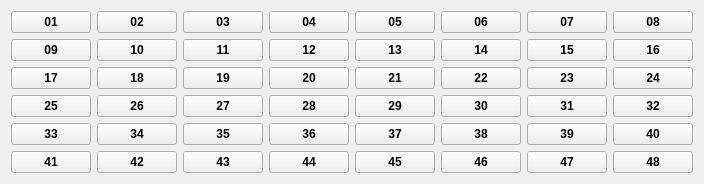
     <widget class="QWidget" name="gridLayoutWidget_3">
      <property name="geometry">
       <rect>
        <x>684</x>
        <y>46</y>
        <width>311</width>
        <height>181</height>
       </rect>
      </property>
      <property name="font">
       <font>
        <weight>75</weight>
        <bold>true</bold>
       </font>
      </property>
      <property name="contextMenuPolicy">
       <enum>Qt::PreventContextMenu</enum>
      </property>
      <property name="autoFillBackground">
       <bool>true</bool>
      </property>
      <layout class="QGridLayout" name="gridLayout_3">
       <item row="2" column="2">
        <widget class="QPushButton" name="pushButton_19">
         <property name="font">
          <font>
           <pointsize>9</pointsize>
           <weight>75</weight>
           <bold>true</bold>
          </font>
         </property>
         <property name="contextMenuPolicy">
          <enum>Qt::PreventContextMenu</enum>
         </property>
         <property name="autoFillBackground">
          <bool>true</bool>
         </property>
         <property name="text">
          <string>19</string>
         </property>
         <property name="checkable">
          <bool>true</bool>
         </property>
        </widget>
       </item>
       <item row="1" column="7">
        <widget class="QPushButton" name="pushButton_16">
         <property name="font">
          <font>
           <pointsize>9</pointsize>
           <weight>75</weight>
           <bold>true</bold>
          </font>
         </property>
         <property name="contextMenuPolicy">
          <enum>Qt::PreventContextMenu</enum>
         </property>
         <property name="autoFillBackground">
          <bool>true</bool>
         </property>
         <property name="text">
          <string>16</string>
         </property>
         <property name="checkable">
          <bool>true</bool>
         </property>
        </widget>
       </item>
       <item row="1" column="6">
        <widget class="QPushButton" name="pushButton_15">
         <property name="font">
          <font>
           <pointsize>9</pointsize>
           <weight>75</weight>
           <bold>true</bold>
          </font>
         </property>
         <property name="contextMenuPolicy">
          <enum>Qt::PreventContextMenu</enum>
         </property>
         <property name="autoFillBackground">
          <bool>true</bool>
         </property>
         <property name="text">
          <string>15</string>
         </property>
         <property name="checkable">
          <bool>true</bool>
         </property>
        </widget>
       </item>
       <item row="1" column="2">
        <widget class="QPushButton" name="pushButton_11">
         <property name="font">
          <font>
           <pointsize>9</pointsize>
           <weight>75</weight>
           <bold>true</bold>
          </font>
         </property>
         <property name="contextMenuPolicy">
          <enum>Qt::PreventContextMenu</enum>
         </property>
         <property name="autoFillBackground">
          <bool>true</bool>
         </property>
         <property name="text">
          <string>11</string>
         </property>
         <property name="checkable">
          <bool>true</bool>
         </property>
        </widget>
       </item>
       <item row="0" column="7">
        <widget class="QPushButton" name="pushButton_08">
         <property name="font">
          <font>
           <pointsize>9</pointsize>
           <weight>75</weight>
           <bold>true</bold>
          </font>
         </property>
         <property name="contextMenuPolicy">
          <enum>Qt::PreventContextMenu</enum>
         </property>
         <property name="autoFillBackground">
          <bool>true</bool>
         </property>
         <property name="text">
          <string>08</string>
         </property>
         <property name="checkable">
          <bool>true</bool>
         </property>
        </widget>
       </item>
       <item row="0" column="1">
        <widget class="QPushButton" name="pushButton_02">
         <property name="font">
          <font>
           <pointsize>9</pointsize>
           <weight>75</weight>
           <bold>true</bold>
          </font>
         </property>
         <property name="contextMenuPolicy">
          <enum>Qt::PreventContextMenu</enum>
         </property>
         <property name="autoFillBackground">
          <bool>true</bool>
         </property>
         <property name="text">
          <string>02</string>
         </property>
         <property name="checkable">
          <bool>true</bool>
         </property>
        </widget>
       </item>
       <item row="0" column="6">
        <widget class="QPushButton" name="pushButton_07">
         <property name="font">
          <font>
           <pointsize>9</pointsize>
           <weight>75</weight>
           <bold>true</bold>
          </font>
         </property>
         <property name="contextMenuPolicy">
          <enum>Qt::PreventContextMenu</enum>
         </property>
         <property name="autoFillBackground">
          <bool>true</bool>
         </property>
         <property name="text">
          <string>07</string>
         </property>
         <property name="checkable">
          <bool>true</bool>
         </property>
        </widget>
       </item>
       <item row="1" column="0">
        <widget class="QPushButton" name="pushButton_09">
         <property name="font">
          <font>
           <pointsize>9</pointsize>
           <weight>75</weight>
           <bold>true</bold>
          </font>
         </property>
         <property name="contextMenuPolicy">
          <enum>Qt::PreventContextMenu</enum>
         </property>
         <property name="autoFillBackground">
          <bool>true</bool>
         </property>
         <property name="text">
          <string>09</string>
         </property>
         <property name="checkable">
          <bool>true</bool>
         </property>
        </widget>
       </item>
       <item row="1" column="3">
        <widget class="QPushButton" name="pushButton_12">
         <property name="font">
          <font>
           <pointsize>9</pointsize>
           <weight>75</weight>
           <bold>true</bold>
          </font>
         </property>
         <property name="contextMenuPolicy">
          <enum>Qt::PreventContextMenu</enum>
         </property>
         <property name="autoFillBackground">
          <bool>true</bool>
         </property>
         <property name="text">
          <string>12</string>
         </property>
         <property name="checkable">
          <bool>true</bool>
         </property>
        </widget>
       </item>
       <item row="0" column="0">
        <widget class="QPushButton" name="pushButton_01">
         <property name="font">
          <font>
           <pointsize>9</pointsize>
           <weight>75</weight>
           <bold>true</bold>
          </font>
         </property>
         <property name="contextMenuPolicy">
          <enum>Qt::PreventContextMenu</enum>
         </property>
         <property name="autoFillBackground">
          <bool>true</bool>
         </property>
         <property name="styleSheet">
          <string notr="true"/>
         </property>
         <property name="text">
          <string>01</string>
         </property>
         <property name="checkable">
          <bool>true</bool>
         </property>
        </widget>
       </item>
       <item row="0" column="4">
        <widget class="QPushButton" name="pushButton_05">
         <property name="font">
          <font>
           <pointsize>9</pointsize>
           <weight>75</weight>
           <bold>true</bold>
          </font>
         </property>
         <property name="contextMenuPolicy">
          <enum>Qt::PreventContextMenu</enum>
         </property>
         <property name="autoFillBackground">
          <bool>true</bool>
         </property>
         <property name="text">
          <string>05</string>
         </property>
         <property name="checkable">
          <bool>true</bool>
         </property>
        </widget>
       </item>
       <item row="4" column="1">
        <widget class="QPushButton" name="pushButton_34">
         <property name="font">
          <font>
           <pointsize>9</pointsize>
           <weight>75</weight>
           <bold>true</bold>
          </font>
         </property>
         <property name="contextMenuPolicy">
          <enum>Qt::PreventContextMenu</enum>
         </property>
         <property name="autoFillBackground">
          <bool>true</bool>
         </property>
         <property name="text">
          <string>34</string>
         </property>
         <property name="checkable">
          <bool>true</bool>
         </property>
        </widget>
       </item>
       <item row="4" column="2">
        <widget class="QPushButton" name="pushButton_35">
         <property name="font">
          <font>
           <pointsize>9</pointsize>
           <weight>75</weight>
           <bold>true</bold>
          </font>
         </property>
         <property name="contextMenuPolicy">
          <enum>Qt::PreventContextMenu</enum>
         </property>
         <property name="autoFillBackground">
          <bool>true</bool>
         </property>
         <property name="text">
          <string>35</string>
         </property>
         <property name="checkable">
          <bool>true</bool>
         </property>
        </widget>
       </item>
       <item row="3" column="0">
        <widget class="QPushButton" name="pushButton_25">
         <property name="font">
          <font>
           <pointsize>9</pointsize>
           <weight>75</weight>
           <bold>true</bold>
          </font>
         </property>
         <property name="contextMenuPolicy">
          <enum>Qt::PreventContextMenu</enum>
         </property>
         <property name="autoFillBackground">
          <bool>true</bool>
         </property>
         <property name="text">
          <string>25</string>
         </property>
         <property name="checkable">
          <bool>true</bool>
         </property>
        </widget>
       </item>
       <item row="0" column="5">
        <widget class="QPushButton" name="pushButton_06">
         <property name="font">
          <font>
           <pointsize>9</pointsize>
           <weight>75</weight>
           <bold>true</bold>
          </font>
         </property>
         <property name="contextMenuPolicy">
          <enum>Qt::PreventContextMenu</enum>
         </property>
         <property name="autoFillBackground">
          <bool>true</bool>
         </property>
         <property name="text">
          <string>06</string>
         </property>
         <property name="checkable">
          <bool>true</bool>
         </property>
        </widget>
       </item>
       <item row="2" column="6">
        <widget class="QPushButton" name="pushButton_23">
         <property name="font">
          <font>
           <pointsize>9</pointsize>
           <weight>75</weight>
           <bold>true</bold>
          </font>
         </property>
         <property name="contextMenuPolicy">
          <enum>Qt::PreventContextMenu</enum>
         </property>
         <property name="autoFillBackground">
          <bool>true</bool>
         </property>
         <property name="text">
          <string>23</string>
         </property>
         <property name="checkable">
          <bool>true</bool>
         </property>
        </widget>
       </item>
       <item row="4" column="7">
        <widget class="QPushButton" name="pushButton_40">
         <property name="font">
          <font>
           <pointsize>9</pointsize>
           <weight>75</weight>
           <bold>true</bold>
          </font>
         </property>
         <property name="contextMenuPolicy">
          <enum>Qt::PreventContextMenu</enum>
         </property>
         <property name="autoFillBackground">
          <bool>true</bool>
         </property>
         <property name="text">
          <string>40</string>
         </property>
         <property name="checkable">
          <bool>true</bool>
         </property>
        </widget>
       </item>
       <item row="2" column="7">
        <widget class="QPushButton" name="pushButton_24">
         <property name="font">
          <font>
           <pointsize>9</pointsize>
           <weight>75</weight>
           <bold>true</bold>
          </font>
         </property>
         <property name="contextMenuPolicy">
          <enum>Qt::PreventContextMenu</enum>
         </property>
         <property name="autoFillBackground">
          <bool>true</bool>
         </property>
         <property name="text">
          <string>24</string>
         </property>
         <property name="checkable">
          <bool>true</bool>
         </property>
        </widget>
       </item>
       <item row="2" column="4">
        <widget class="QPushButton" name="pushButton_21">
         <property name="font">
          <font>
           <pointsize>9</pointsize>
           <weight>75</weight>
           <bold>true</bold>
          </font>
         </property>
         <property name="contextMenuPolicy">
          <enum>Qt::PreventContextMenu</enum>
         </property>
         <property name="autoFillBackground">
          <bool>true</bool>
         </property>
         <property name="text">
          <string>21</string>
         </property>
         <property name="checkable">
          <bool>true</bool>
         </property>
        </widget>
       </item>
       <item row="1" column="4">
        <widget class="QPushButton" name="pushButton_13">
         <property name="font">
          <font>
           <pointsize>9</pointsize>
           <weight>75</weight>
           <bold>true</bold>
          </font>
         </property>
         <property name="contextMenuPolicy">
          <enum>Qt::PreventContextMenu</enum>
         </property>
         <property name="autoFillBackground">
          <bool>true</bool>
         </property>
         <property name="text">
          <string>13</string>
         </property>
         <property name="checkable">
          <bool>true</bool>
         </property>
        </widget>
       </item>
       <item row="1" column="1">
        <widget class="QPushButton" name="pushButton_10">
         <property name="font">
          <font>
           <pointsize>9</pointsize>
           <weight>75</weight>
           <bold>true</bold>
          </font>
         </property>
         <property name="contextMenuPolicy">
          <enum>Qt::PreventContextMenu</enum>
         </property>
         <property name="autoFillBackground">
          <bool>true</bool>
         </property>
         <property name="text">
          <string>10</string>
         </property>
         <property name="checkable">
          <bool>true</bool>
         </property>
        </widget>
       </item>
       <item row="3" column="5">
        <widget class="QPushButton" name="pushButton_30">
         <property name="font">
          <font>
           <pointsize>9</pointsize>
           <weight>75</weight>
           <bold>true</bold>
          </font>
         </property>
         <property name="contextMenuPolicy">
          <enum>Qt::PreventContextMenu</enum>
         </property>
         <property name="autoFillBackground">
          <bool>true</bool>
         </property>
         <property name="text">
          <string>30</string>
         </property>
         <property name="checkable">
          <bool>true</bool>
         </property>
        </widget>
       </item>
       <item row="3" column="6">
        <widget class="QPushButton" name="pushButton_31">
         <property name="font">
          <font>
           <pointsize>9</pointsize>
           <weight>75</weight>
           <bold>true</bold>
          </font>
         </property>
         <property name="contextMenuPolicy">
          <enum>Qt::PreventContextMenu</enum>
         </property>
         <property name="autoFillBackground">
          <bool>true</bool>
         </property>
         <property name="text">
          <string>31</string>
         </property>
         <property name="checkable">
          <bool>true</bool>
         </property>
        </widget>
       </item>
       <item row="3" column="7">
        <widget class="QPushButton" name="pushButton_32">
         <property name="font">
          <font>
           <pointsize>9</pointsize>
           <weight>75</weight>
           <bold>true</bold>
          </font>
         </property>
         <property name="contextMenuPolicy">
          <enum>Qt::PreventContextMenu</enum>
         </property>
         <property name="autoFillBackground">
          <bool>true</bool>
         </property>
         <property name="text">
          <string>32</string>
         </property>
         <property name="checkable">
          <bool>true</bool>
         </property>
        </widget>
       </item>
       <item row="1" column="5">
        <widget class="QPushButton" name="pushButton_14">
         <property name="font">
          <font>
           <pointsize>9</pointsize>
           <weight>75</weight>
           <bold>true</bold>
          </font>
         </property>
         <property name="contextMenuPolicy">
          <enum>Qt::PreventContextMenu</enum>
         </property>
         <property name="autoFillBackground">
          <bool>true</bool>
         </property>
         <property name="text">
          <string>14</string>
         </property>
         <property name="checkable">
          <bool>true</bool>
         </property>
        </widget>
       </item>
       <item row="4" column="6">
        <widget class="QPushButton" name="pushButton_39">
         <property name="font">
          <font>
           <pointsize>9</pointsize>
           <weight>75</weight>
           <bold>true</bold>
          </font>
         </property>
         <property name="contextMenuPolicy">
          <enum>Qt::PreventContextMenu</enum>
         </property>
         <property name="autoFillBackground">
          <bool>true</bool>
         </property>
         <property name="text">
          <string>39</string>
         </property>
         <property name="checkable">
          <bool>true</bool>
         </property>
        </widget>
       </item>
       <item row="4" column="3">
        <widget class="QPushButton" name="pushButton_36">
         <property name="font">
          <font>
           <pointsize>9</pointsize>
           <weight>75</weight>
           <bold>true</bold>
          </font>
         </property>
         <property name="contextMenuPolicy">
          <enum>Qt::PreventContextMenu</enum>
         </property>
         <property name="autoFillBackground">
          <bool>true</bool>
         </property>
         <property name="text">
          <string>36</string>
         </property>
         <property name="checkable">
          <bool>true</bool>
         </property>
        </widget>
       </item>
       <item row="4" column="5">
        <widget class="QPushButton" name="pushButton_38">
         <property name="font">
          <font>
           <pointsize>9</pointsize>
           <weight>75</weight>
           <bold>true</bold>
          </font>
         </property>
         <property name="contextMenuPolicy">
          <enum>Qt::PreventContextMenu</enum>
         </property>
         <property name="autoFillBackground">
          <bool>true</bool>
         </property>
         <property name="text">
          <string>38</string>
         </property>
         <property name="checkable">
          <bool>true</bool>
         </property>
        </widget>
       </item>
       <item row="4" column="4">
        <widget class="QPushButton" name="pushButton_37">
         <property name="font">
          <font>
           <pointsize>9</pointsize>
           <weight>75</weight>
           <bold>true</bold>
          </font>
         </property>
         <property name="contextMenuPolicy">
          <enum>Qt::PreventContextMenu</enum>
         </property>
         <property name="autoFillBackground">
          <bool>true</bool>
         </property>
         <property name="text">
          <string>37</string>
         </property>
         <property name="checkable">
          <bool>true</bool>
         </property>
        </widget>
       </item>
       <item row="2" column="5">
        <widget class="QPushButton" name="pushButton_22">
         <property name="font">
          <font>
           <pointsize>9</pointsize>
           <weight>75</weight>
           <bold>true</bold>
          </font>
         </property>
         <property name="contextMenuPolicy">
          <enum>Qt::PreventContextMenu</enum>
         </property>
         <property name="autoFillBackground">
          <bool>true</bool>
         </property>
         <property name="text">
          <string>22</string>
         </property>
         <property name="checkable">
          <bool>true</bool>
         </property>
        </widget>
       </item>
       <item row="0" column="3">
        <widget class="QPushButton" name="pushButton_04">
         <property name="font">
          <font>
           <pointsize>9</pointsize>
           <weight>75</weight>
           <bold>true</bold>
          </font>
         </property>
         <property name="contextMenuPolicy">
          <enum>Qt::PreventContextMenu</enum>
         </property>
         <property name="autoFillBackground">
          <bool>true</bool>
         </property>
         <property name="text">
          <string>04</string>
         </property>
         <property name="checkable">
          <bool>true</bool>
         </property>
        </widget>
       </item>
       <item row="0" column="2">
        <widget class="QPushButton" name="pushButton_03">
         <property name="font">
          <font>
           <pointsize>9</pointsize>
           <weight>75</weight>
           <bold>true</bold>
          </font>
         </property>
         <property name="contextMenuPolicy">
          <enum>Qt::PreventContextMenu</enum>
         </property>
         <property name="autoFillBackground">
          <bool>true</bool>
         </property>
         <property name="text">
          <string>03</string>
         </property>
         <property name="checkable">
          <bool>true</bool>
         </property>
        </widget>
       </item>
       <item row="4" column="0">
        <widget class="QPushButton" name="pushButton_33">
         <property name="font">
          <font>
           <pointsize>9</pointsize>
           <weight>75</weight>
           <bold>true</bold>
          </font>
         </property>
         <property name="contextMenuPolicy">
          <enum>Qt::PreventContextMenu</enum>
         </property>
         <property name="autoFillBackground">
          <bool>true</bool>
         </property>
         <property name="text">
          <string>33</string>
         </property>
         <property name="checkable">
          <bool>true</bool>
         </property>
        </widget>
       </item>
       <item row="2" column="3">
        <widget class="QPushButton" name="pushButton_20">
         <property name="font">
          <font>
           <pointsize>9</pointsize>
           <weight>75</weight>
           <bold>true</bold>
          </font>
         </property>
         <property name="contextMenuPolicy">
          <enum>Qt::PreventContextMenu</enum>
         </property>
         <property name="autoFillBackground">
          <bool>true</bool>
         </property>
         <property name="text">
          <string>20</string>
         </property>
         <property name="checkable">
          <bool>true</bool>
         </property>
        </widget>
       </item>
       <item row="3" column="4">
        <widget class="QPushButton" name="pushButton_29">
         <property name="font">
          <font>
           <pointsize>9</pointsize>
           <weight>75</weight>
           <bold>true</bold>
          </font>
         </property>
         <property name="contextMenuPolicy">
          <enum>Qt::PreventContextMenu</enum>
         </property>
         <property name="autoFillBackground">
          <bool>true</bool>
         </property>
         <property name="text">
          <string>29</string>
         </property>
         <property name="checkable">
          <bool>true</bool>
         </property>
        </widget>
       </item>
       <item row="2" column="0">
        <widget class="QPushButton" name="pushButton_17">
         <property name="font">
          <font>
           <pointsize>9</pointsize>
           <weight>75</weight>
           <bold>true</bold>
          </font>
         </property>
         <property name="contextMenuPolicy">
          <enum>Qt::PreventContextMenu</enum>
         </property>
         <property name="autoFillBackground">
          <bool>true</bool>
         </property>
         <property name="text">
          <string>17</string>
         </property>
         <property name="checkable">
          <bool>true</bool>
         </property>
        </widget>
       </item>
       <item row="3" column="3">
        <widget class="QPushButton" name="pushButton_28">
         <property name="font">
          <font>
           <pointsize>9</pointsize>
           <weight>75</weight>
           <bold>true</bold>
          </font>
         </property>
         <property name="contextMenuPolicy">
          <enum>Qt::PreventContextMenu</enum>
         </property>
         <property name="autoFillBackground">
          <bool>true</bool>
         </property>
         <property name="text">
          <string>28</string>
         </property>
         <property name="checkable">
          <bool>true</bool>
         </property>
        </widget>
       </item>
       <item row="3" column="1">
        <widget class="QPushButton" name="pushButton_26">
         <property name="font">
          <font>
           <pointsize>9</pointsize>
           <weight>75</weight>
           <bold>true</bold>
          </font>
         </property>
         <property name="contextMenuPolicy">
          <enum>Qt::PreventContextMenu</enum>
         </property>
         <property name="autoFillBackground">
          <bool>true</bool>
         </property>
         <property name="text">
          <string>26</string>
         </property>
         <property name="checkable">
          <bool>true</bool>
         </property>
        </widget>
       </item>
       <item row="3" column="2">
        <widget class="QPushButton" name="pushButton_27">
         <property name="font">
          <font>
           <pointsize>9</pointsize>
           <weight>75</weight>
           <bold>true</bold>
          </font>
         </property>
         <property name="contextMenuPolicy">
          <enum>Qt::PreventContextMenu</enum>
         </property>
         <property name="autoFillBackground">
          <bool>true</bool>
         </property>
         <property name="text">
          <string>27</string>
         </property>
         <property name="checkable">
          <bool>true</bool>
         </property>
        </widget>
       </item>
       <item row="2" column="1">
        <widget class="QPushButton" name="pushButton_18">
         <property name="font">
          <font>
           <pointsize>9</pointsize>
           <weight>75</weight>
           <bold>true</bold>
          </font>
         </property>
         <property name="contextMenuPolicy">
          <enum>Qt::PreventContextMenu</enum>
         </property>
         <property name="autoFillBackground">
          <bool>true</bool>
         </property>
         <property name="text">
          <string>18</string>
         </property>
         <property name="checkable">
          <bool>true</bool>
         </property>
        </widget>
       </item>
       <item row="5" column="0">
        <widget class="QPushButton" name="pushButton_41">
         <property name="font">
          <font>
           <pointsize>9</pointsize>
           <weight>75</weight>
           <bold>true</bold>
          </font>
         </property>
         <property name="contextMenuPolicy">
          <enum>Qt::PreventContextMenu</enum>
         </property>
         <property name="autoFillBackground">
          <bool>true</bool>
         </property>
         <property name="text">
          <string>41</string>
         </property>
         <property name="checkable">
          <bool>true</bool>
         </property>
        </widget>
       </item>
       <item row="5" column="1">
        <widget class="QPushButton" name="pushButton_42">
         <property name="font">
          <font>
           <pointsize>9</pointsize>
           <weight>75</weight>
           <bold>true</bold>
          </font>
         </property>
         <property name="contextMenuPolicy">
          <enum>Qt::PreventContextMenu</enum>
         </property>
         <property name="autoFillBackground">
          <bool>true</bool>
         </property>
         <property name="text">
          <string>42</string>
         </property>
         <property name="checkable">
          <bool>true</bool>
         </property>
        </widget>
       </item>
       <item row="5" column="2">
        <widget class="QPushButton" name="pushButton_43">
         <property name="font">
          <font>
           <pointsize>9</pointsize>
           <weight>75</weight>
           <bold>true</bold>
          </font>
         </property>
         <property name="contextMenuPolicy">
          <enum>Qt::PreventContextMenu</enum>
         </property>
         <property name="autoFillBackground">
          <bool>true</bool>
         </property>
         <property name="text">
          <string>43</string>
         </property>
         <property name="checkable">
          <bool>true</bool>
         </property>
        </widget>
       </item>
       <item row="5" column="3">
        <widget class="QPushButton" name="pushButton_44">
         <property name="font">
          <font>
           <pointsize>9</pointsize>
           <weight>75</weight>
           <bold>true</bold>
          </font>
         </property>
         <property name="contextMenuPolicy">
          <enum>Qt::PreventContextMenu</enum>
         </property>
         <property name="autoFillBackground">
          <bool>true</bool>
         </property>
         <property name="text">
          <string>44</string>
         </property>
         <property name="checkable">
          <bool>true</bool>
         </property>
        </widget>
       </item>
       <item row="5" column="4">
        <widget class="QPushButton" name="pushButton_45">
         <property name="font">
          <font>
           <pointsize>9</pointsize>
           <weight>75</weight>
           <bold>true</bold>
          </font>
         </property>
         <property name="contextMenuPolicy">
          <enum>Qt::PreventContextMenu</enum>
         </property>
         <property name="autoFillBackground">
          <bool>true</bool>
         </property>
         <property name="text">
          <string>45</string>
         </property>
         <property name="checkable">
          <bool>true</bool>
         </property>
        </widget>
       </item>
       <item row="5" column="5">
        <widget class="QPushButton" name="pushButton_46">
         <property name="font">
          <font>
           <pointsize>9</pointsize>
           <weight>75</weight>
           <bold>true</bold>
          </font>
         </property>
         <property name="contextMenuPolicy">
          <enum>Qt::PreventContextMenu</enum>
         </property>
         <property name="autoFillBackground">
          <bool>true</bool>
         </property>
         <property name="text">
          <string>46</string>
         </property>
         <property name="checkable">
          <bool>true</bool>
         </property>
        </widget>
       </item>
       <item row="5" column="6">
        <widget class="QPushButton" name="pushButton_47">
         <property name="font">
          <font>
           <pointsize>9</pointsize>
           <weight>75</weight>
           <bold>true</bold>
          </font>
         </property>
         <property name="contextMenuPolicy">
          <enum>Qt::PreventContextMenu</enum>
         </property>
         <property name="autoFillBackground">
          <bool>true</bool>
         </property>
         <property name="text">
          <string>47</string>
         </property>
         <property name="checkable">
          <bool>true</bool>
         </property>
        </widget>
       </item>
       <item row="5" column="7">
        <widget class="QPushButton" name="pushButton_48">
         <property name="font">
          <font>
           <pointsize>9</pointsize>
           <weight>75</weight>
           <bold>true</bold>
          </font>
         </property>
         <property name="contextMenuPolicy">
          <enum>Qt::PreventContextMenu</enum>
         </property>
         <property name="autoFillBackground">
          <bool>true</bool>
         </property>
         <property name="text">
          <string>48</string>
         </property>
         <property name="checkable">
          <bool>true</bool>
         </property>
        </widget>
       </item>
      </layout>
     </widget>
